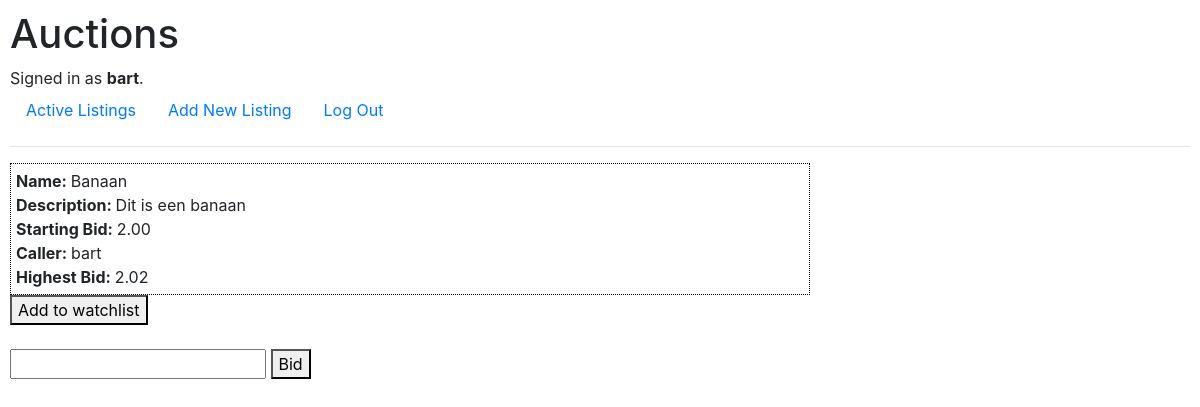
Page /listing/1/ (signed in) on the committed database.
### auctions/models.py (models this page shows)
class User(AbstractUser):
    pass

class AuctionListing(models.Model):
    name = models.CharField(max_length=50)
    description = models.CharField(max_length=500)
    starting_bid = models.DecimalField(decimal_places=2, max_digits=10)
    image = models.CharField(max_length=255)
    caller = models.CharField(max_length=50)

class Bids(models.Model):
    bidder = models.CharField(max_length=50)
    auction_listing = models.ForeignKey(AuctionListing, on_delete=models.CASCADE)
    price = models.DecimalField(decimal_places=2, max_digits=10)

### auctions/views.py (the view, shortened to what this page needs)
# urls.py: path("listing/<listing_id>/", views.listing, name="listing")
def listing(request, listing_id):
    listing = AuctionListing.objects.get(pk=listing_id)
    highest_bid = Bids(price=0)
    message = ""
    if(Bids.objects.count() > 0):
        highest_bid = Bids.objects.all()[0]
    return render(request, "auctions/listing.html", {
        "highest_bid": highest_bid.price,
        "listing": listing,
        "message": message
    })

### auctions/templates/auctions/listing.html (shortened to what this page needs)
{% extends "auctions/layout.html" %}
{% block body %}
    <div class="active-listing">
        <div>
            <b>Name: </b>{{ listing.name }}
            <br/>
            <b>Description: </b>{{ listing.description }}
            <br>
            <b>Starting Bid: </b>{{ listing.starting_bid }}
            <br>
            <b>Caller: </b>{{ listing.caller }}
            <br>
            <b>Highest Bid: </b>{{ highest_bid }}
        </div>
    </div>
    {% if user.is_authenticated %}
        <button>Add to watchlist</button>
        <form action="{% url 'listing' listing_id=listing.id %}" method="POST">
            <label>{{ message }}</label><br>
            <input type="number" name="bid_amount" min="1" step="any">
            <button type="commit">Bid</button>
        </form>
    {% endif %}
{% endblock %}

### auctions/templates/auctions/layout.html (shortened to what this page needs)
{% load static %}
<!DOCTYPE html>
<html lang="en">
    <head>
        <link rel="stylesheet" href="https://stackpath.bootstrapcdn.com/bootstrap/4.4.1/css/bootstrap.min.css">
        <link href="{% static 'auctions/styles.css' %}" rel="stylesheet">
    </head>
    <body>
        <h1>Auctions</h1>
        <div>
            {% if user.is_authenticated %}
                Signed in as <strong>{{ user.username }}</strong>.
            {% else %}
                Not signed in.
            {% endif %}
        </div>
        <ul class="nav">
            <li class="nav-item">
                <a class="nav-link" href="{% url 'index' %}">Active Listings</a>
            </li>
            {% if user.is_authenticated %}
                <li class="nav-item">
                    <a class="nav-link" href="{% url 'newlisting' %}">Add New Listing</a>
                </li>
                <li class="nav-item">
                    <a class="nav-link" href="{% url 'logout' %}">Log Out</a>
                </li>
            {% endif %}
        </ul>
        <hr>
        {% block body %}
        {% endblock %}
    </body>
</html>

### auctions/static/auctions/styles.css (style rules this page uses)
body { padding: 10px; }
.active-listing { width:50em; display: flex; border: 1px dotted black; padding: 5px; }

### rows in the picture
User: username "bart"
AuctionListing: name "Banaan", description "Dit is een banaan", starting_bid "2.00", caller "bart"
Bids: price "2.02"
